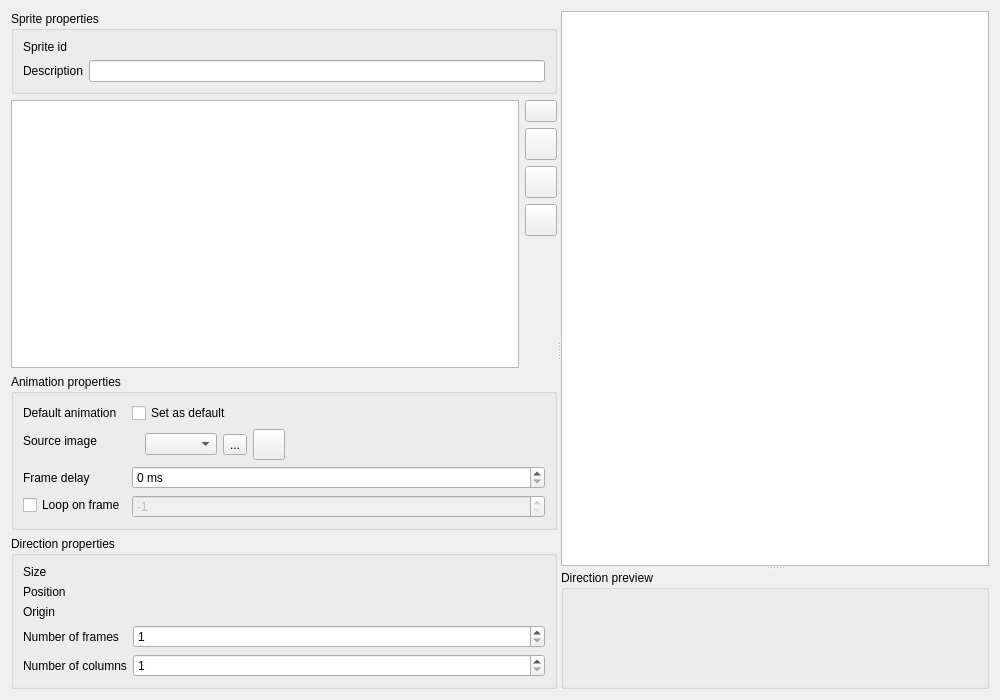
<?xml version="1.0" encoding="UTF-8"?>
<ui version="4.0">
 <class>SpriteEditor</class>
 <widget class="QWidget" name="SpriteEditor">
  <property name="geometry">
   <rect>
    <x>0</x>
    <y>0</y>
    <width>1000</width>
    <height>700</height>
   </rect>
  </property>
  <property name="windowTitle">
   <string>Sprite editor</string>
  </property>
  <layout class="QHBoxLayout" name="horizontalLayout">
   <item>
    <widget class="QSplitter" name="horizontal_splitter">
     <property name="orientation">
      <enum>Qt::Horizontal</enum>
     </property>
     <widget class="QWidget" name="sprite_side_view" native="true">
      <property name="sizePolicy">
       <sizepolicy hsizetype="Ignored" vsizetype="Expanding">
        <horstretch>0</horstretch>
        <verstretch>0</verstretch>
       </sizepolicy>
      </property>
      <layout class="QVBoxLayout" name="verticalLayout_2">
       <property name="leftMargin">
        <number>0</number>
       </property>
       <property name="topMargin">
        <number>0</number>
       </property>
       <property name="rightMargin">
        <number>0</number>
       </property>
       <property name="bottomMargin">
        <number>0</number>
       </property>
       <item>
        <widget class="QGroupBox" name="sprite_properties_group_box">
         <property name="title">
          <string>Sprite properties</string>
         </property>
         <layout class="QFormLayout" name="formLayout">
          <item row="0" column="0">
           <widget class="QLabel" name="sprite_id_label">
            <property name="toolTip">
             <string/>
            </property>
            <property name="text">
             <string>Sprite id</string>
            </property>
           </widget>
          </item>
          <item row="0" column="1">
           <widget class="QLabel" name="sprite_id_field">
            <property name="toolTip">
             <string>Filename of the sprite (without extension)</string>
            </property>
            <property name="text">
             <string/>
            </property>
           </widget>
          </item>
          <item row="1" column="0">
           <widget class="QLabel" name="description_label">
            <property name="text">
             <string>Description</string>
            </property>
           </widget>
          </item>
          <item row="1" column="1">
           <widget class="QLineEdit" name="description_field">
            <property name="toolTip">
             <string>User-friendly description to show in the editor</string>
            </property>
           </widget>
          </item>
         </layout>
        </widget>
       </item>
       <item>
        <layout class="QHBoxLayout" name="horizontalLayout_4">
         <item>
          <widget class="SpriteTreeView" name="sprite_tree_view"/>
         </item>
         <item>
          <layout class="QVBoxLayout" name="verticalLayout">
           <item>
            <widget class="QPushButton" name="create_button">
             <property name="maximumSize">
              <size>
               <width>32</width>
               <height>32</height>
              </size>
             </property>
             <property name="toolTip">
              <string>Add</string>
             </property>
             <property name="text">
              <string/>
             </property>
             <property name="icon">
              <iconset resource="../../resources/images.qrc">
               <normaloff>:/images/icon_add.png</normaloff>:/images/icon_add.png</iconset>
             </property>
             <property name="iconSize">
              <size>
               <width>24</width>
               <height>24</height>
              </size>
             </property>
            </widget>
           </item>
           <item>
            <widget class="QPushButton" name="rename_button">
             <property name="sizePolicy">
              <sizepolicy hsizetype="Fixed" vsizetype="Fixed">
               <horstretch>0</horstretch>
               <verstretch>0</verstretch>
              </sizepolicy>
             </property>
             <property name="minimumSize">
              <size>
               <width>32</width>
               <height>32</height>
              </size>
             </property>
             <property name="maximumSize">
              <size>
               <width>32</width>
               <height>32</height>
              </size>
             </property>
             <property name="toolTip">
              <string>Rename</string>
             </property>
             <property name="text">
              <string/>
             </property>
             <property name="icon">
              <iconset resource="../../resources/images.qrc">
               <normaloff>:/images/icon_rename.png</normaloff>:/images/icon_rename.png</iconset>
             </property>
             <property name="iconSize">
              <size>
               <width>24</width>
               <height>24</height>
              </size>
             </property>
            </widget>
           </item>
           <item>
            <widget class="QPushButton" name="duplicate_button">
             <property name="sizePolicy">
              <sizepolicy hsizetype="Fixed" vsizetype="Fixed">
               <horstretch>0</horstretch>
               <verstretch>0</verstretch>
              </sizepolicy>
             </property>
             <property name="minimumSize">
              <size>
               <width>32</width>
               <height>32</height>
              </size>
             </property>
             <property name="maximumSize">
              <size>
               <width>32</width>
               <height>32</height>
              </size>
             </property>
             <property name="toolTip">
              <string>Duplicate</string>
             </property>
             <property name="text">
              <string/>
             </property>
             <property name="icon">
              <iconset resource="../../resources/images.qrc">
               <normaloff>:/images/icon_copy.png</normaloff>:/images/icon_copy.png</iconset>
             </property>
             <property name="iconSize">
              <size>
               <width>24</width>
               <height>24</height>
              </size>
             </property>
            </widget>
           </item>
           <item>
            <widget class="QPushButton" name="delete_button">
             <property name="sizePolicy">
              <sizepolicy hsizetype="Fixed" vsizetype="Fixed">
               <horstretch>0</horstretch>
               <verstretch>0</verstretch>
              </sizepolicy>
             </property>
             <property name="minimumSize">
              <size>
               <width>32</width>
               <height>32</height>
              </size>
             </property>
             <property name="maximumSize">
              <size>
               <width>32</width>
               <height>32</height>
              </size>
             </property>
             <property name="toolTip">
              <string>Delete</string>
             </property>
             <property name="text">
              <string/>
             </property>
             <property name="icon">
              <iconset resource="../../resources/images.qrc">
               <normaloff>:/images/icon_cross.png</normaloff>:/images/icon_cross.png</iconset>
             </property>
             <property name="iconSize">
              <size>
               <width>24</width>
               <height>24</height>
              </size>
             </property>
            </widget>
           </item>
           <item>
            <spacer name="verticalSpacer">
             <property name="orientation">
              <enum>Qt::Vertical</enum>
             </property>
             <property name="sizeHint" stdset="0">
              <size>
               <width>20</width>
               <height>40</height>
              </size>
             </property>
            </spacer>
           </item>
          </layout>
         </item>
        </layout>
       </item>
       <item>
        <widget class="QGroupBox" name="animation_properties_group_box">
         <property name="sizePolicy">
          <sizepolicy hsizetype="Expanding" vsizetype="Preferred">
           <horstretch>0</horstretch>
           <verstretch>0</verstretch>
          </sizepolicy>
         </property>
         <property name="title">
          <string>Animation properties</string>
         </property>
         <layout class="QFormLayout" name="formLayout_2">
          <property name="fieldGrowthPolicy">
           <enum>QFormLayout::AllNonFixedFieldsGrow</enum>
          </property>
          <item row="1" column="0">
           <widget class="QLabel" name="src_image_label">
            <property name="toolTip">
             <string/>
            </property>
            <property name="text">
             <string>Source image</string>
            </property>
           </widget>
          </item>
          <item row="1" column="1">
           <widget class="QWidget" name="animation_name_field" native="true">
            <layout class="QHBoxLayout" name="horizontalLayout_3">
             <property name="leftMargin">
              <number>0</number>
             </property>
             <property name="topMargin">
              <number>0</number>
             </property>
             <property name="rightMargin">
              <number>0</number>
             </property>
             <property name="bottomMargin">
              <number>0</number>
             </property>
             <item>
              <layout class="QHBoxLayout" name="horizontal_layout_2">
               <item>
                <widget class="QLabel" name="src_image_value">
                 <property name="toolTip">
                  <string>Source image of the animation</string>
                 </property>
                 <property name="text">
                  <string/>
                 </property>
                </widget>
               </item>
               <item>
                <widget class="ResourceSelector" name="tileset_field">
                 <property name="toolTip">
                  <string>Tileset of the animation</string>
                 </property>
                </widget>
               </item>
               <item>
                <widget class="QToolButton" name="src_image_refresh_button">
                 <property name="toolTip">
                  <string>Refresh image</string>
                 </property>
                 <property name="text">
                  <string>...</string>
                 </property>
                 <property name="icon">
                  <iconset resource="../../resources/images.qrc">
                   <normaloff>:/images/icon_refresh.png</normaloff>:/images/icon_refresh.png</iconset>
                 </property>
                 <property name="iconSize">
                  <size>
                   <width>24</width>
                   <height>24</height>
                  </size>
                 </property>
                </widget>
               </item>
               <item>
                <widget class="QToolButton" name="src_image_button">
                 <property name="toolTip">
                  <string>Change</string>
                 </property>
                 <property name="text">
                  <string/>
                 </property>
                 <property name="icon">
                  <iconset resource="../../resources/images.qrc">
                   <normaloff>:/images/icon_edit.png</normaloff>:/images/icon_edit.png</iconset>
                 </property>
                 <property name="iconSize">
                  <size>
                   <width>24</width>
                   <height>24</height>
                  </size>
                 </property>
                </widget>
               </item>
               <item>
                <spacer name="horizontal_spacer">
                 <property name="orientation">
                  <enum>Qt::Horizontal</enum>
                 </property>
                 <property name="sizeHint" stdset="0">
                  <size>
                   <width>40</width>
                   <height>20</height>
                  </size>
                 </property>
                </spacer>
               </item>
              </layout>
             </item>
            </layout>
           </widget>
          </item>
          <item row="2" column="1">
           <widget class="QSpinBox" name="frame_delay_field">
            <property name="toolTip">
             <string>Delay in milliseconds between two frames of the animation</string>
            </property>
            <property name="suffix">
             <string> ms</string>
            </property>
            <property name="maximum">
             <number>99999</number>
            </property>
            <property name="singleStep">
             <number>10</number>
            </property>
           </widget>
          </item>
          <item row="2" column="0">
           <widget class="QLabel" name="frame_delay_label">
            <property name="toolTip">
             <string/>
            </property>
            <property name="text">
             <string>Frame delay</string>
            </property>
           </widget>
          </item>
          <item row="3" column="0">
           <widget class="QCheckBox" name="loop_on_frame_check_box">
            <property name="text">
             <string>Loop on frame</string>
            </property>
           </widget>
          </item>
          <item row="3" column="1">
           <widget class="QSpinBox" name="loop_on_frame_field">
            <property name="enabled">
             <bool>false</bool>
            </property>
            <property name="toolTip">
             <string>Index of the frame where you want the animation to come back when the last frame finishes</string>
            </property>
            <property name="minimum">
             <number>-1</number>
            </property>
            <property name="maximum">
             <number>99999</number>
            </property>
            <property name="value">
             <number>-1</number>
            </property>
           </widget>
          </item>
          <item row="0" column="0">
           <widget class="QLabel" name="default_animation_label">
            <property name="text">
             <string>Default animation</string>
            </property>
           </widget>
          </item>
          <item row="0" column="1">
           <widget class="QCheckBox" name="default_animation_value">
            <property name="toolTip">
             <string>Default animation of the sprite</string>
            </property>
            <property name="text">
             <string>Set as default</string>
            </property>
           </widget>
          </item>
         </layout>
        </widget>
       </item>
       <item>
        <widget class="QGroupBox" name="direction_properties_group_box">
         <property name="title">
          <string>Direction properties</string>
         </property>
         <layout class="QFormLayout" name="formLayout_3">
          <property name="fieldGrowthPolicy">
           <enum>QFormLayout::AllNonFixedFieldsGrow</enum>
          </property>
          <item row="3" column="0">
           <widget class="QLabel" name="position_label">
            <property name="text">
             <string>Position</string>
            </property>
           </widget>
          </item>
          <item row="5" column="0">
           <widget class="QLabel" name="origin_label">
            <property name="text">
             <string>Origin</string>
            </property>
           </widget>
          </item>
          <item row="6" column="0">
           <widget class="QLabel" name="num_frames_label">
            <property name="text">
             <string>Number of frames</string>
            </property>
           </widget>
          </item>
          <item row="7" column="0">
           <widget class="QLabel" name="num_columns_label">
            <property name="text">
             <string>Number of columns</string>
            </property>
           </widget>
          </item>
          <item row="6" column="1">
           <widget class="QSpinBox" name="num_frames_field">
            <property name="toolTip">
             <string>Number of frames of this direction</string>
            </property>
            <property name="minimum">
             <number>1</number>
            </property>
            <property name="maximum">
             <number>99999</number>
            </property>
           </widget>
          </item>
          <item row="7" column="1">
           <widget class="QSpinBox" name="num_columns_field">
            <property name="toolTip">
             <string>Number of columns of the grid containing the frames of this direction in the image</string>
            </property>
            <property name="minimum">
             <number>1</number>
            </property>
            <property name="maximum">
             <number>99999</number>
            </property>
           </widget>
          </item>
          <item row="1" column="0">
           <widget class="QLabel" name="size_label">
            <property name="text">
             <string>Size</string>
            </property>
           </widget>
          </item>
          <item row="1" column="1">
           <widget class="PairSpinBox" name="size_field" native="true"/>
          </item>
          <item row="3" column="1">
           <widget class="PairSpinBox" name="position_field" native="true"/>
          </item>
          <item row="5" column="1">
           <widget class="PairSpinBox" name="origin_field" native="true"/>
          </item>
         </layout>
        </widget>
       </item>
      </layout>
     </widget>
     <widget class="QSplitter" name="vertical_splitter">
      <property name="orientation">
       <enum>Qt::Vertical</enum>
      </property>
      <widget class="SpriteView" name="sprite_view"/>
      <widget class="QGroupBox" name="direction_preview_group_box">
       <property name="title">
        <string>Direction preview</string>
       </property>
       <layout class="QHBoxLayout" name="horizontalLayout_7">
        <item>
         <widget class="SpritePreviewer" name="sprite_previewer" native="true"/>
        </item>
       </layout>
      </widget>
     </widget>
    </widget>
   </item>
  </layout>
 </widget>
 <customwidgets>
  <customwidget>
   <class>ResourceSelector</class>
   <extends>QComboBox</extends>
   <header>gui/resource_selector.h</header>
  </customwidget>
  <customwidget>
   <class>PairSpinBox</class>
   <extends>QWidget</extends>
   <header>gui/pair_spin_box.h</header>
   <container>1</container>
  </customwidget>
  <customwidget>
   <class>SpriteTreeView</class>
   <extends>QTreeView</extends>
   <header>gui/sprite_tree_view.h</header>
  </customwidget>
  <customwidget>
   <class>SpriteView</class>
   <extends>QGraphicsView</extends>
   <header>gui/sprite_view.h</header>
  </customwidget>
  <customwidget>
   <class>SpritePreviewer</class>
   <extends>QWidget</extends>
   <header>gui/sprite_previewer.h</header>
   <container>1</container>
  </customwidget>
 </customwidgets>
 <resources>
  <include location="../../resources/images.qrc"/>
 </resources>
 <connections/>
</ui>
